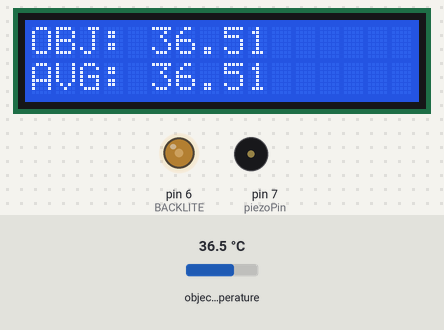
A sketch run on a simulated Arduino Uno, built with avr-gcc and run on an emulated ATmega328P. On the bench: 16×2 character LCD, output pins drawn as LEDs (lit = HIGH), buzzer (waves = sounding). Inputs (shaded band) come from the test bench; at power-on: object temperature 36.5 °C. Pins used as bus, display or sensor lines are not drawn; what the sketch prints to the serial monitor is not drawn.

Above: at 1.2 s.
1.3 s: object temperature set to 26.1 °C
At 4.13 s:
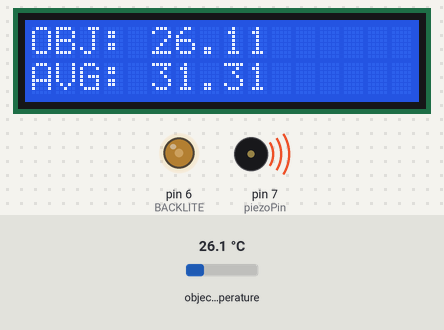
6.1 s: object temperature set to 25.4 °C
At 7.2 s:
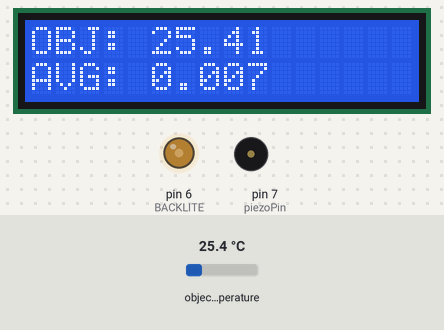
8.1 s: object temperature set to 29.5 °C
At 9.0 s:
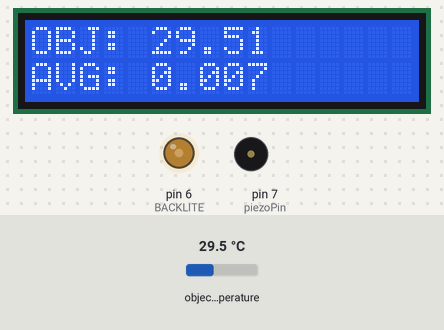
10.2 s: object temperature set to 30.2 °C
At 12.1 s:
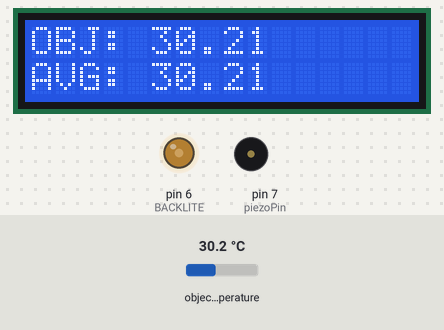
Timing chart, 0 to 16.1 s (numbered marks = the images above; inputs shaded):
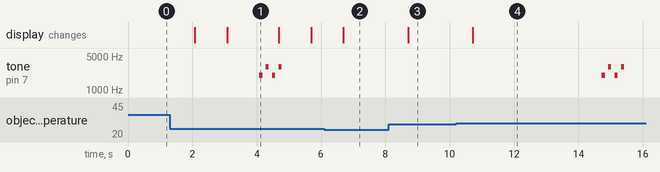

The sketch:

Stovetop-Alarm.ino
```cpp
 /***************************************************

  Designed specifically to work with the MLX90614 sensors

  These sensors use I2C to communicate, 2 pins are required to

Assumptions:
 - Noise / interference will not exceed trigger temperature
 - Seems to work best with sensor directly in center above burners

Sensor:

PWR -> 3.3V
GND -> GND
SCL -> PIN A5 (10k pull-up)
SDA -> PIN A4 (10k pull-up)


 Left to do:
 12/10/18:
  - Need a simple-(ish) way to calibrate the device so it knows it's seeing the stove top
    - "test" button (long-press small inset button) that puts the device into test mode:
       - Timer is set to 5-10 minutes (arbirtrary) and must boil a pot of water on each burner, with it cooling down completely in between each.  Alarm must go off for each burner.
       - During calibration, alarms don't sound just light / maybe different sound
  - Program Snooze button (large single-press button, like snooze on alarm clock)
  - Program dismiss button (probably more than a simple press; either long press, 2-factor, or multiple push)
  - Final product will measure significantly less frequently to save battery; likely 1 sample per minute (or 1 per 2-minutes)

 Basic operation:
 Flag is triggered if the temperature threshold is exceeded.
 Loop continues to average readings as long as flag is true
 Flag stays true until average temperature drops below threshold
  If average temp doesn't drop below threshold in certain duration, alarms happen

 ****************************************************/


/*
  LiquidCrystal Library - Hello World

 Demonstrates the use a 16x2 LCD display.  The LiquidCrystal
 library works with all LCD displays that are compatible with the
 Hitachi HD44780 driver. There are many of them out there, and you
 can usually tell them by the 16-pin interface.

 This sketch prints "Hello World!" to the LCD
 and shows the time.

  The circuit:
 * LCD RS pin to digital pin 8
 * LCD Enable pin to digital pin 9
 * LCD D4 pin to digital pin 10
 * LCD D5 pin to digital pin 11
 * LCD D6 pin to digital pin 12
 * LCD D7 pin to digital pin 13
 * LCD R/W pin to ground
 * 10K resistor:
 * ends to +5V and ground
 * wiper to LCD VO pin (pin 3)

Piezo goes on PWM pin, driven by tone() function. Put ~100 ohm resistor inline with Piezo

 */


#include <Wire.h>
#include <Adafruit_MLX90614.h>

#define triggerTemp  30.0      // in Deg C - ~45  probably used for production.  25-30 used for testing
#define highTempTime 5       // seconds before alarm is triggered (~30 mins?) (based on 1000ms delay at the end of loop()) - test mode, should be ~5 mins

Adafruit_MLX90614 mlx = Adafruit_MLX90614();

bool flagTempExceeded = 0;          // flag used to determine if averaging is needed. Set to true when triggerTemp is met or exceeded, stays true until *avgTemp* falls below triggerTemp

float objectTempC = 0.0;            // variable used for storing the measured object (stove top) temperature

float tempSum = 0.0;                // variable for keeping running sum to be used by average
unsigned int tempSumCounter = 0;    // counter used for incrementing the number of measurements that are above the threshold
float avgTemp = 0.0;                // calculated by using tempSum / tempSumCounter

unsigned int hotAlarm = 0;          // variable used for counting how many times the average exceeds the triggerTemp; if this exceeds highTempTime; it alarms


/* LCD STUFF */
#include <LiquidCrystal.h>

//Pin assignments for LCD
static const int RS = 8;
static const int E = 9;
static const int DB4 = 10;
static const int DB5 = 11;
static const int DB6 = 12;
static const int DB7 = 13;

// initialize the library with the numbers of the interface pins
LiquidCrystal lcd(RS, E, DB4, DB5, DB6, DB7);

#define BACKLITE 6
#define CONTRAST 5        // set this to low PWM value to adjust contrast

int piezoPin = 7;

void setup() {
  pinMode(LED_BUILTIN, OUTPUT);
  digitalWrite(LED_BUILTIN, LOW);
  Serial.begin(9600);
  mlx.begin();

  // set up the LCD's number of columns and rows:
  lcd.begin(16, 2);
  // Print a message to the LCD.
  lcd.print("TEMP *C: ");

  pinMode(BACKLITE, OUTPUT);
  analogWrite(BACKLITE, 90);

  pinMode(CONTRAST, OUTPUT);
  analogWrite(CONTRAST,90);

}

void loop() {

  // set the cursor to column 0, line 1
  // (note: line 1 is the second row, since counting begins with 0):
  //lcd.setCursor(0, 0);

  objectTempC = mlx.readObjectTempC();      // Read the temperature of the stovetop
/*
  Serial.print("Ambient = "); Serial.print(mlx.readAmbientTempC());
  Serial.print("*C\tObject = "); Serial.print(mlx.readObjectTempC()); Serial.println("*C");
  Serial.print("Ambient = "); Serial.print(mlx.readAmbientTempF());
  Serial.print("*F\tObject = "); Serial.print(mlx.readObjectTempF()); Serial.println("*F");
*/


  if (objectTempC >= triggerTemp)           // If the temp is too high, make flag true; flag tells algorighm to start averaging.
  {
    flagTempExceeded = 1;
  }

  if (flagTempExceeded == 1)                // High temps were detected, begin averaging.
  {
    tempSum = tempSum + objectTempC;        // add the measured temp to the rolling temperature sum for future averaging
    tempSumCounter++;                       // increment the counter to be used in the average calculation
    avgTemp = tempSum / tempSumCounter;     // calculate the new average

    if (avgTemp < triggerTemp)              // in future, call function to reset variables
    {
      flagTempExceeded = 0;                 // avgTemp is the only thing that can reset the flag, see if below threshold
      // Reset variables
      tempSum = 0.0;                // variable for keeping running sum to be used by average
      tempSumCounter = 0;    // counter used for incrementing the number of measurements that are above the threshold
      avgTemp = 0.0;                // calculated by using tempSum / tempSumCounter
      hotAlarm = 0;          // variable used for counting how many times the average exceeds the triggerTemp; if this exceeds highTempTime; it alarms
    }

    else if (avgTemp >= triggerTemp)        // if avgTemp is high, start counting how long
    {
      hotAlarm++;


      if (hotAlarm >= highTempTime)         // Sound the alarms!
      {
        digitalWrite(LED_BUILTIN, HIGH);
        Serial.println("HOT!!!");
        // Call function to sound alarm
        tone(piezoPin, 2000, 100);
        delay(200);
        tone(piezoPin, 3000, 100);
        delay(200);
        tone(piezoPin, 2000, 100);
        delay(200);
        tone(piezoPin, 3000, 100);
        }
    }

  }

  else                                      // low temps all around
  {
    Serial.println("nothing to see here");
  }


  // Always do this stuff - mostly debugging
/*
  Serial.print("Object = "); Serial.print(objectTempC); Serial.println("*C");
  Serial.print("temp-sum-counter: ");Serial.println(tempSumCounter);
  Serial.print("Avg Temp: "); Serial.println(avgTemp);
  Serial.print("Hot Alarm: "); Serial.println(hotAlarm);
  Serial.println();
*/

  // print temps:
  lcd.setCursor(0, 0);
  lcd.print("OBJ: ");lcd.print(objectTempC);
  lcd.setCursor(0,1);
  lcd.print("AVG: ");lcd.print(avgTemp);
  delay(1000);                                // Approx 1-second measuring interval.
}
```

Measured:
- the behaviour switches between 25.7 and 25.6 °C on object temperature (found by bisection; images 1 and 2)
- after the input at 1.3 s, tone on pin 7 (piezoPin): goes on until 4.8 s, then stays silent; the display: first changes after 0.78 s (image 1 shows a later state)
- after the input at 6.1 s, the display: changes after 0.59 s (image 2)
- after the input at 8.1 s, the display: changes after 0.60 s (image 3)
- after the input at 10.2 s, tone on pin 7 (piezoPin): plays 2000 Hz for 0.10 s, 3000 Hz for 0.10 s, 2000 Hz for 0.10 s, 3000 Hz for 0.10 s, starting after 4.5 s; the display: changes after 0.51 s (image 4)
- what the display in image 1 shows lasts 1.6 s, from 3.1 s to 4.7 s
